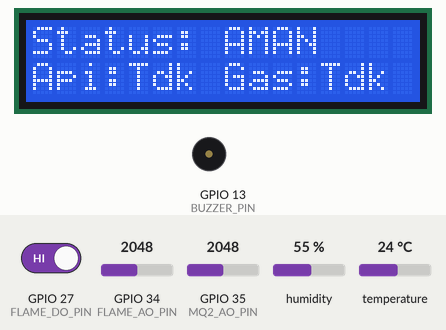
Simulated run of this program. Board: ESP32. On the bench: 16×2 character LCD, buzzer (waves = sounding). Inputs (shaded band) come from the test bench; at power-on: GPIO 27 (FLAME_DO_PIN) HIGH, GPIO 34 (FLAME_AO_PIN) = 2048, GPIO 35 (MQ2_AO_PIN) = 2048, humidity 55 %, temperature 24 °C. No radio packets arrive unless stated; what the program prints to the serial monitor is not drawn.

Above: at 1.6 s.
1.7 s: GPIO 27 (FLAME_DO_PIN) driven LOW
At 2.34 s:
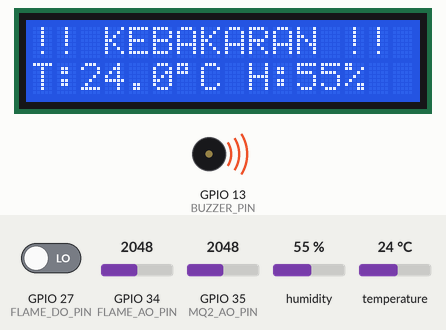
4.5 s: GPIO 27 (FLAME_DO_PIN) driven HIGH
At 8.5 s:
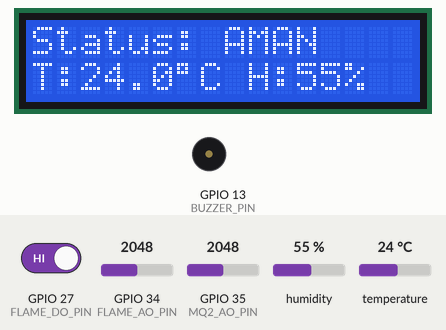
13.5 s: GPIO 27 (FLAME_DO_PIN) driven LOW
At 17.1 s:
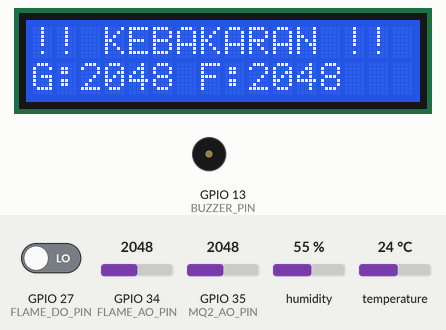
20.5 s: GPIO 27 (FLAME_DO_PIN) driven HIGH
At 22.7 s:
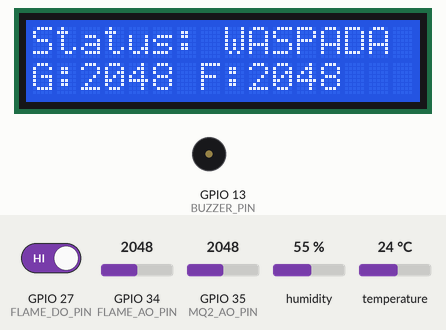
23.5 s: GPIO 34 (FLAME_AO_PIN) set to 1035
At 28.5 s:
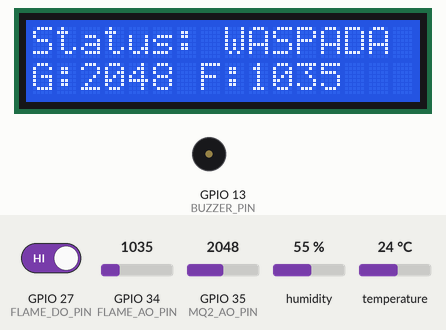
31.5 s: GPIO 34 (FLAME_AO_PIN) set to 963
At 34.3 s:
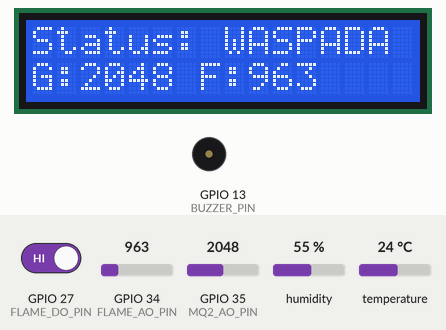
Timing chart, 0 to 36.5 s (numbered marks = the images above; inputs shaded):
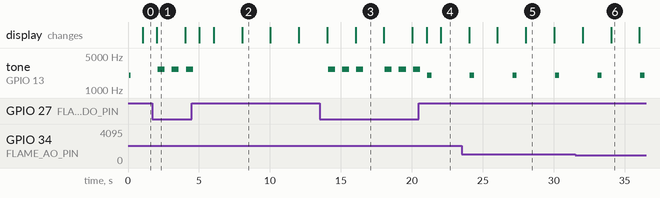

Measured:
- after the input at 1.7 s, tone on GPIO 13 (BUZZER_PIN): alternates 2700 Hz for 0.50 s and silent for 0.50 s, starting after 0.39 s; the display: changes after 0.33 s (image 1)
- after the input at 4.5 s, tone on GPIO 13 (BUZZER_PIN): goes on until 4.6 s, then stays silent; the display: first changes after 0.53 s (image 2 shows a later state)
- after the input at 13.5 s, the display: first changes after 0.53 s (image 3 shows a later state)
- after the input at 20.5 s, the display: first changes after 0.53 s (image 4 shows a later state)
- what the display in image 1 shows lasts 2.0 s, from 2.0 s to 4.0 s

The program:

main.cpp
```cpp
#include <Arduino.h>
#include "variable.h"
#include "LcdHelper.h"
#include "FlameSensor.h"
#include "Mq2Sensor.h"
#include "Dht22Sensor.h"
#include "LoraLink.h"
#include "FireLogic.h"
#include "FireDisplay.h"
#include "Buzzer.h"

LcdHelper lcd(LCD_ADDR, 16, 2, SDA_PIN, SCL_PIN);
FlameSensor flame(FLAME_DO_PIN, FLAME_AO_PIN);
Mq2Sensor mq2(MQ2_AO_PIN, MQ2_THRESHOLD, MQ2_WARMUP_MS);
Dht22Sensor dht(DHT_PIN);
LoraLink lora(LORA_SCK, LORA_MISO, LORA_MOSI, LORA_SS, LORA_RST, LORA_DIO0, (long)LORA_FREQ, LORA_SYNC);
FireLogic logic(TEMP_ALARM_C);
Buzzer buzzer(BUZZER_PIN, BUZZER_FREQ_ALARM, BUZZER_FREQ_WARN, BUZZER_FREQ_FAULT);

void setup() {
  Serial.begin(115200);

  lcd.printRow(0, 0, "Fire Detector TX");
  lcd.printRow(0, 1, "Memulai...");
  buzzer.beep(BUZZER_FREQ_WARN, 100);

  if (!lora.begin()) {
    Serial.println("LoRa gagal!");
    lcd.printRow(0, 0, "LoRa GAGAL!");
    lcd.printRow(0, 1, "Cek wiring");
    while (1) delay(1000);
  }
}

void loop() {
  static uint32_t lastSend = 0, lastPage = 0;
  static uint8_t page = 0;

  dht.update();

  buzzer.update();

  if (millis() - lastPage >= 2000) {
    lastPage = millis();
    page = (page + 1) % FireDisplay::PAGES;
  }

  if (millis() - lastSend < SEND_INTERVAL) return;
  lastSend = millis();

  SensorPacket p;
  p.flame   = flame.isFlame();
  p.flameAO = flame.readAnalog();
  p.gasAO   = mq2.readAnalog();
  p.gas     = mq2.isGas();
  p.dhtOk   = dht.isValid();
  p.temp    = dht.temperature();
  p.hum     = dht.humidity();
  p.level   = logic.evaluate(p.flame, p.gas, p.dhtOk, p.temp);

  buzzer.setMode(Buzzer::fromLevel(p.level));

  FireDisplay::render(lcd, p, page);
  lora.send(p);

  Serial.printf("TX lvl=%d api=%d gas=%d(AO=%d) fAO=%d T=%.1f H=%.1f dht=%d warm=%d\n", p.level, p.flame, p.gas, p.gasAO, p.flameAO, p.temp, p.hum, p.dhtOk, mq2.isWarm());
}
```

variable.h
```cpp
#pragma once

// LCD I2C (lewat level converter: LV1=SDA, LV2=SCL)
#define SDA_PIN 21
#define SCL_PIN 22
#define LCD_ADDR 0x27

// LoRa Ra-02 SX1278
#define LORA_SCK 18
#define LORA_MISO 19
#define LORA_MOSI 23
#define LORA_SS 5
#define LORA_RST 4
#define LORA_DIO0 26
#define LORA_FREQ 433E6
#define LORA_SYNC 0xF3

// Flame sensor (VCC 3.3V)
#define FLAME_DO_PIN 27
#define FLAME_AO_PIN 34

// MQ-2 (VCC 5V, AO lewat pembagi tegangan 10k/15k)
#define MQ2_AO_PIN 35
#define MQ2_THRESHOLD 1800 // ADC 0-4095, kalibrasi sesuai udara bersih
#define MQ2_WARMUP_MS 20000

// DHT22 (VCC 3.3V)
#define DHT_PIN 25

// Logika kebakaran
#define TEMP_ALARM_C 50.0f
#define SEND_INTERVAL 1000

// Buzzer
#define BUZZER_PIN 13
#define BUZZER_FREQ_ALARM 2700
#define BUZZER_FREQ_WARN 2000
#define BUZZER_FREQ_FAULT 1000
```
